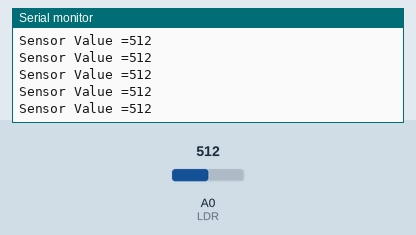
This sketch was run on a simulated Arduino Uno, built with avr-gcc and run on an emulated ATmega328P. Parts: the last lines printed to the serial monitor. Inputs (shaded band) come from the test bench; at power-on: A0 (LDR) = 512.

Above: at 1.2 s.
1.3 s: A0 (LDR) set to 991
At 2.0 s:
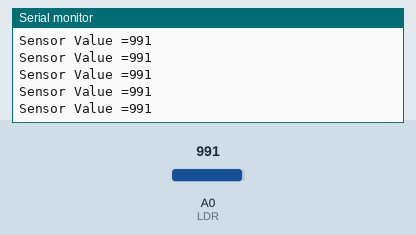
4.3 s: A0 (LDR) set to 1015
At 5.4 s:
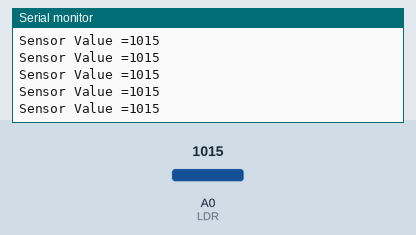
16.3 s: A0 (LDR) set to 8
At 17.4 s:
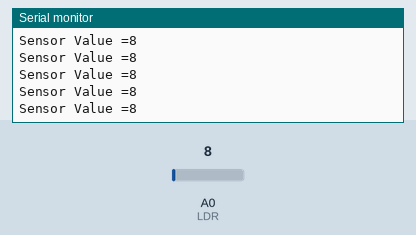
17.8 s: A0 (LDR) set to 11
At 18.7 s:
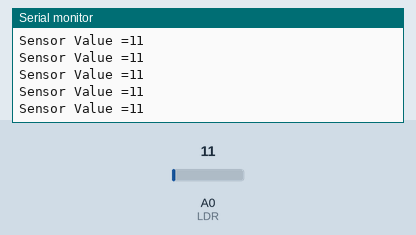
Timing chart, 0 to 20.8 s (numbered marks = the images above; inputs shaded):
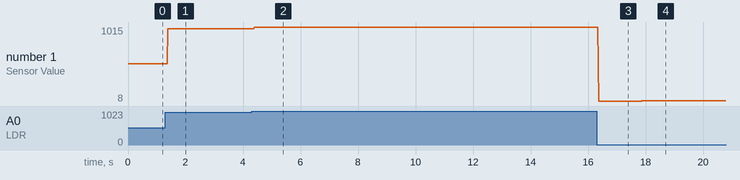

Measured:
- after the input at 1.3 s, the serial monitor: prints a new line after 0.08 s (image 1)
- after the input at 4.3 s, the serial monitor: prints a new line after 0.09 s (image 2)
- after the input at 16.3 s, the serial monitor: prints a new line after 0.07 s (image 3)
- after the input at 17.8 s, the serial monitor: prints a new line after 0.07 s (image 4)
- plotted number 1: 512 → 991 after the input at 1.3 s, 991 → 1015 after the input at 4.3 s, 1015 → 8 after the input at 16.3 s, 8 → 11 after the input at 17.8 s

The sketch:

LDR_Sensor_data.ino
```cpp
    int LDR = A0;

    void setup() {
      Serial.begin(9600);
      pinMode(LDR, INPUT);
    }

    void loop() {
      int sensorValue = analogRead(LDR);
      Serial.print("Sensor Value =");
      Serial.println(sensorValue);
    }
```
